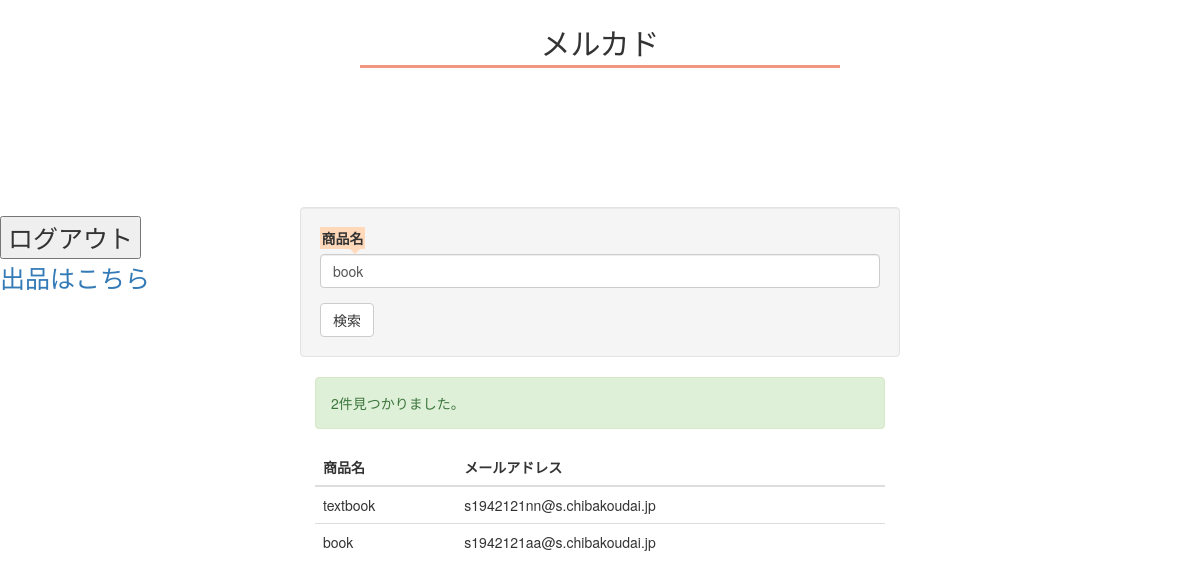
Page /htdocs/public/index.php?name=book (signed in) on the committed database.
### tables this page shows
CREATE TABLE `product` (
  `id` int(11) NOT NULL AUTO_INCREMENT,
  `name` varchar(64) NOT NULL,
  `email` varchar(191) NOT NULL,
  PRIMARY KEY (`id`)
);

### htdocs/public/model.php (called while the page is built, shortened)
<?php
function getUserData($params){
	$dbServer = '127.0.0.1';
    $dbUser = isset($_SERVER['MYSQL_USER'])     ? $_SERVER['MYSQL_USER']     : 'testuser';
    $dbPass = isset($_SERVER['MYSQL_PASSWORD']) ? $_SERVER['MYSQL_PASSWORD'] : 'pass';
    $dbName = isset($_SERVER['MYSQL_DB'])       ? $_SERVER['MYSQL_DB']       : 'mydb';
	$Mysqli = new mysqli($dbServer, $dbUser, $dbPass, $dbName);
	$Mysqli->set_charset("utf8mb4");
	$where = [];
	if(!empty($params['name'])){
		$where[] = "name like '%{$params['name']}%'";
	}
	if($where){
		$whereSql = implode(' AND ', $where);
		$sql = 'select * from product where ' . $whereSql ;
	}else{
		$sql = 'select * from product';
	}
	$PDataSet = $Mysqli->query($sql);
	$result = [];
	while($row = $PDataSet->fetch_assoc()){
		$result[] = $row;
	}
	return $result;
}

### htdocs/public/index.php (the view, shortened to what this page needs)
<?php
include_once('model.php');
$PData = getUserData($_GET);
?>
<!DOCTYPE HTML>
<html lang="en">
<head>
<link rel="stylesheet" href="style.css">
<link rel="stylesheet" href="https://maxcdn.bootstrapcdn.com/bootstrap/3.3.0/css/bootstrap.min.css">
<link rel="stylesheet" href="css.php">
</head>
<body>
<h2>メルカド</h2>
<div id="link">
　　<form  method="POST" action="logout.php">
    <input type="submit" name="logout" value="ログアウト">
    <p><a href="./shuppin.php">出品はこちら</a></p>
   </form>
</div>
<div class="col-xs-6 col-xs-offset-3 well">
	<form method="get" action="">
		<div class="form-group">
			<label for="InputName">商品名</label>
			<input name="name" class="form-control" id="InputName" value="<?php echo isset($_GET['name']) ? htmlspecialchars($_GET['name']) : '' ?>">
		</div>
		<input type="submit" class="btn btn-default" name="search" value="検索"/>
	</form>
</div>
<div class="col-xs-6 col-xs-offset-3">
	<?php if(isset($PData) && count($PData)): ?>
		<p class="alert alert-success"><?php echo count($PData) ?>件見つかりました。</p>
		<table class="table">
			<thead>
				<tr>
					<th>商品名</th>
					<th>メールアドレス</th>
				</tr>
			</thead>
			<tbody>
				<?php foreach($PData as $row): ?>
					<tr>
						<td><?php echo htmlspecialchars($row['name']) ?></td>
						<td><?php echo htmlspecialchars($row['email']) ?></td>
					</tr>
				<?php endforeach; ?>
			</tbody>
		</table>
	<?php else: ?>
		<p class="alert alert-danger">検索対象は見つかりませんでした。</p>
	<?php endif; ?>
</div>
</body>
</html>

### htdocs/public/style.css (style rules this page uses)
h2 { font-size: 60px; width: 40%; margin: 30px auto; text-align: center; font-family: serif; padding: 0.2em; color: #010101; background: #FFFF; border-bottom: solid 3px #f19780; }
body { background-color:#FFFF; }
label { position: relative; padding: 0.1em; background: #ffd9ba; }
label:after { position: absolute; content: ''; top: 100%; left: 30px; border: 5px solid transparent; border-top: 5px solid #ffd9ba; width: 0; height: 0; }
#link { font-size: 25px; margin-right: auto; width: 20%; position: relative; top: 100px; line-height: 1.5em; }

### rows in the picture
product: name "textbook", email "s1942121nn@s.chibakoudai.jp"
product: name "book", email "s1942121aa@s.chibakoudai.jp"

### other values in the picture
count($PData) "2"
